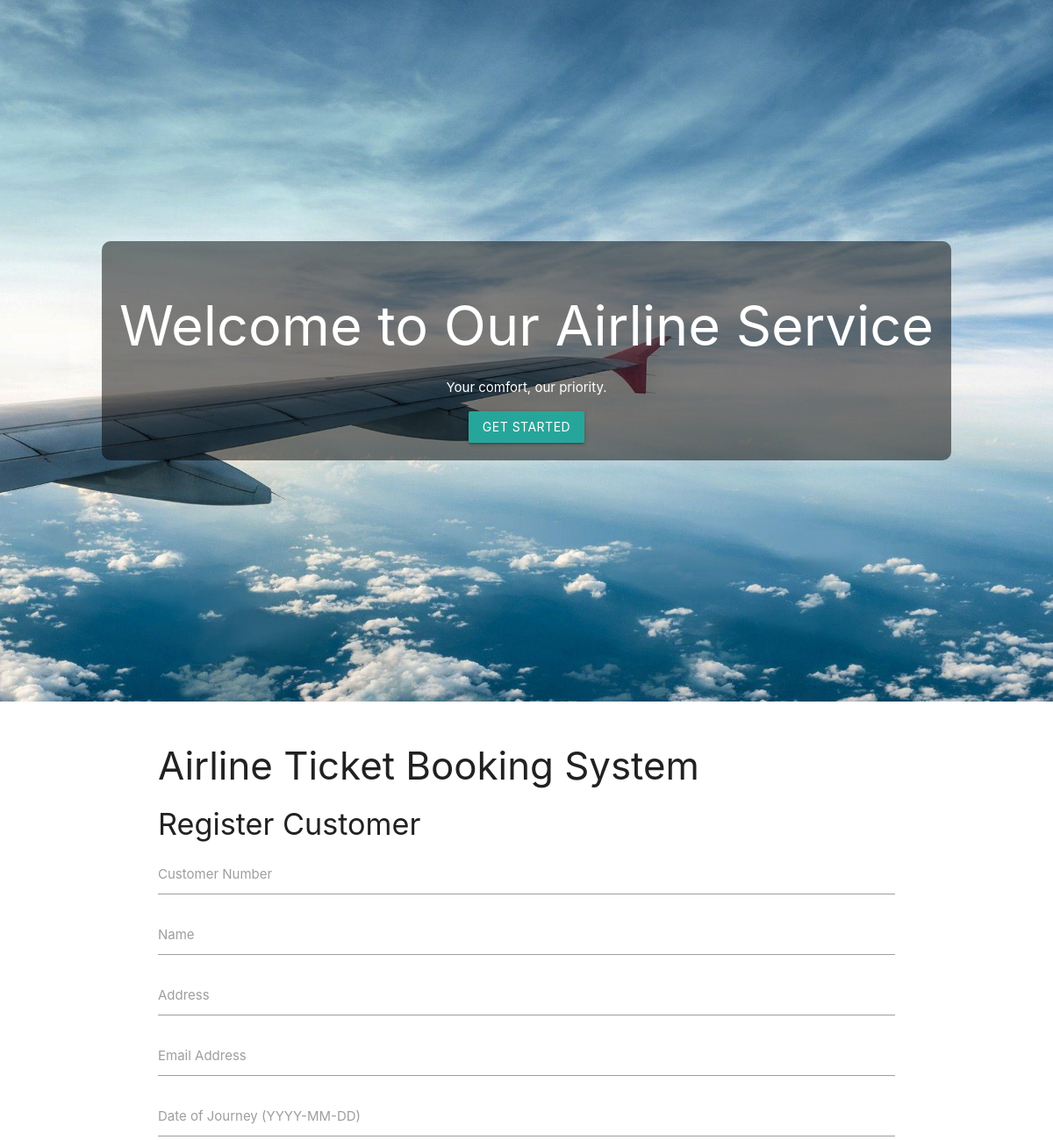
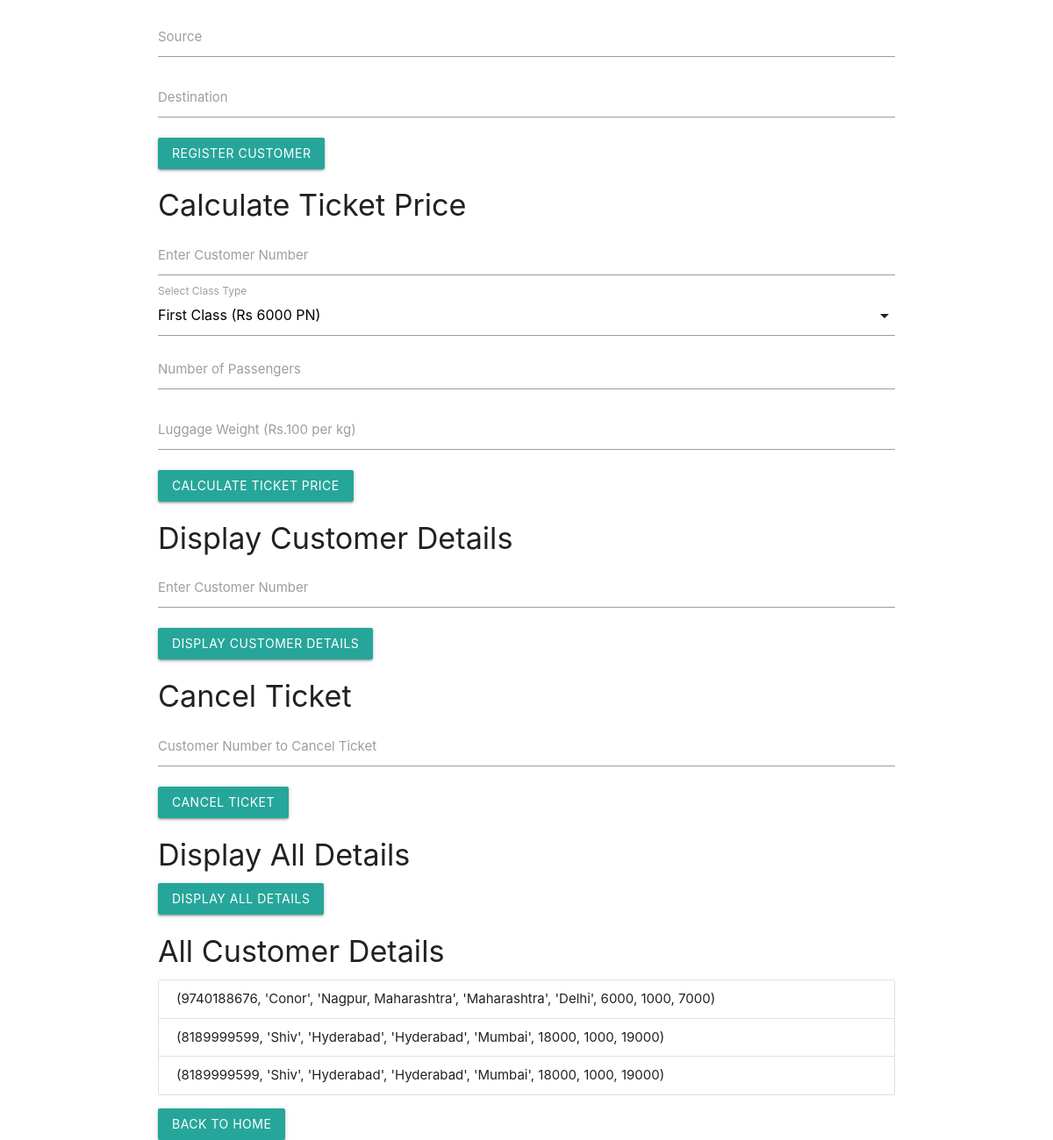
Screenshot of /display_all with the database file from the repository (2 pictures, top to bottom).
### tables this page shows
CREATE TABLE tkt (
        custno INTEGER,
        tkt_tot INTEGER,
        lug_tot INTEGER,
        g_tot INTEGER,
        FOREIGN KEY (custno) REFERENCES pdata (custno)
    );

### app.py (the view)
@app.route('/display_all')
def display_all_details():
    try:
        conn = sqlite3.connect(DATABASE)
        cursor = conn.cursor()
        cursor.execute('''SELECT pdata.custno, pdata.custname, pdata.addr, pdata.source, pdata.destination,
                                 tkt.tkt_tot, tkt.lug_tot, tkt.g_tot
                          FROM pdata
                          INNER JOIN tkt ON pdata.custno = tkt.custno''')
        all_details = cursor.fetchall()
        conn.close()
        return render_template('index.html', all_details=all_details)
    except Exception as e:
        flash(f"An error occurred: {e}", "error")
        return redirect(url_for('index'))

### templates/index.html (shortened to what this page needs)
<!DOCTYPE html>
<html lang="en">
<head>
    <link rel="stylesheet" href="https://cdnjs.cloudflare.com/ajax/libs/materialize/1.0.0/css/materialize.min.css">
</head>
<body>
    <div class="cover">
        <div class="cover-text">
            <h1>Welcome to Our Airline Service</h1>
            <p>Your comfort, our priority.</p>
            <a href="#main-content" class="btn waves-effect waves-light">Get Started</a>
        </div>
    </div>
    <div id="main-content" class="container">
        <h3>Airline Ticket Booking System</h3>
        <h4>Register Customer</h4>
        <form action="{{ url_for('register_customer') }}" method="post">
            <div class="input-field">
                <input type="text" name="custno" required>
                <label for="custno">Customer Number</label>
            </div>
            <div class="input-field">
                <input type="text" name="name" required>
                <label for="name">Name</label>
            </div>
            <div class="input-field">
                <input type="text" name="addr" required>
                <label for="addr">Address</label>
            </div>
            <div class="input-field">
                <input type="email" name="email" required>
                <label for="email">Email Address</label>
            </div>
            <div class="input-field">
                <input type="text" name="jrdate" required>
                <label for="jrdate">Date of Journey (YYYY-MM-DD)</label>
            </div>
            <div class="input-field">
                <input type="text" name="source" required>
                <label for="source">Source</label>
            </div>
            <div class="input-field">
                <input type="text" name="destination" required>
                <label for="destination">Destination</label>
            </div>
            <button class="btn waves-effect waves-light" type="submit">Register Customer</button>
        </form>
        <h4>Calculate Ticket Price</h4>
        <form action="{{ url_for('calculate_ticket_price') }}" method="post">
            <div class="input-field">
                <input type="text" name="custno_calc" required>
                <label for="custno_calc">Enter Customer Number</label>
            </div>
            <div class="input-field">
                <label for="class_type">Select Class Type</label>
            </div>
            <div class="input-field">
                <input type="text" name="passengers" required>
                <label for="passengers">Number of Passengers</label>
            </div>
            <div class="input-field">
                <input type="text" name="luggage" required>
                <label for="luggage">Luggage Weight (Rs.100 per kg)</label>
            </div>
            <button class="btn waves-effect waves-light" type="submit">Calculate Ticket Price</button>
        </form>
        <h4>Display Customer Details</h4>
        <form action="{{ url_for('display_customer_details') }}" method="post">
            <div class="input-field">
                <input type="text" name="custno_display" required>
                <label for="custno_display">Enter Customer Number</label>
            </div>
            <button class="btn waves-effect waves-light" type="submit">Display Customer Details</button>
        </form>
        <h4>Cancel Ticket</h4>
        <form action="{{ url_for('cancel_ticket') }}" method="post">
            <div class="input-field">
                <input type="text" name="custno_cancel" id="custno_cancel" required>
                <label for="custno_cancel">Customer Number to Cancel Ticket</label>
            </div>
            <button type="submit" class="btn waves-effect waves-light">Cancel Ticket</button>
        </form>
        <h4>Display All Details</h4>
        <form action="{{ url_for('display_all_details') }}" method="get">
            <button class="btn waves-effect waves-light" type="submit">Display All Details</button>
        </form>
        {% if all_details %}
            <h4>All Customer Details</h4>
            <ul class="collection">
                {% for detail in all_details %}
                    <li class="collection-item">{{ detail }}</li>
                {% endfor %}
            </ul>
        {% endif %}
        <form action="{{ url_for('index') }}">
            <button class="btn waves-effect waves-light" type="submit">Back to Home</button>
        </form>
    </div>
</body>
</html>

### rows the page displays
tkt: detail "(9740188676, 'Conor', 'Nagpur, Maharashtra', 'Maharashtra', 'Delhi', 6000, 1000, 7000)"
tkt: detail "(8189999599, 'Shiv', 'Hyderabad', 'Hyderabad', 'Mumbai', 18000, 1000, 19000)"
tkt: detail "(8189999599, 'Shiv', 'Hyderabad', 'Hyderabad', 'Mumbai', 18000, 1000, 19000)"
